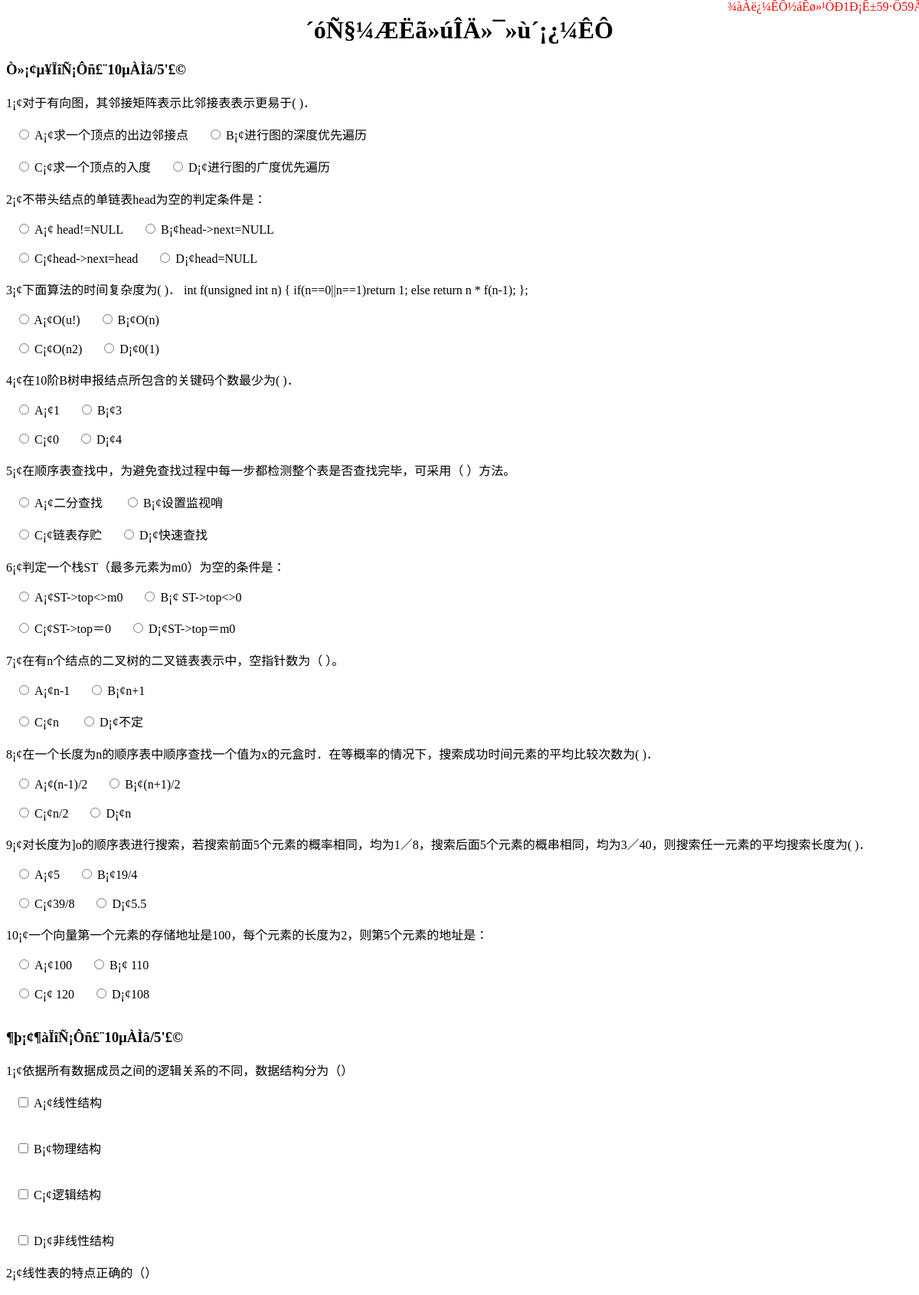
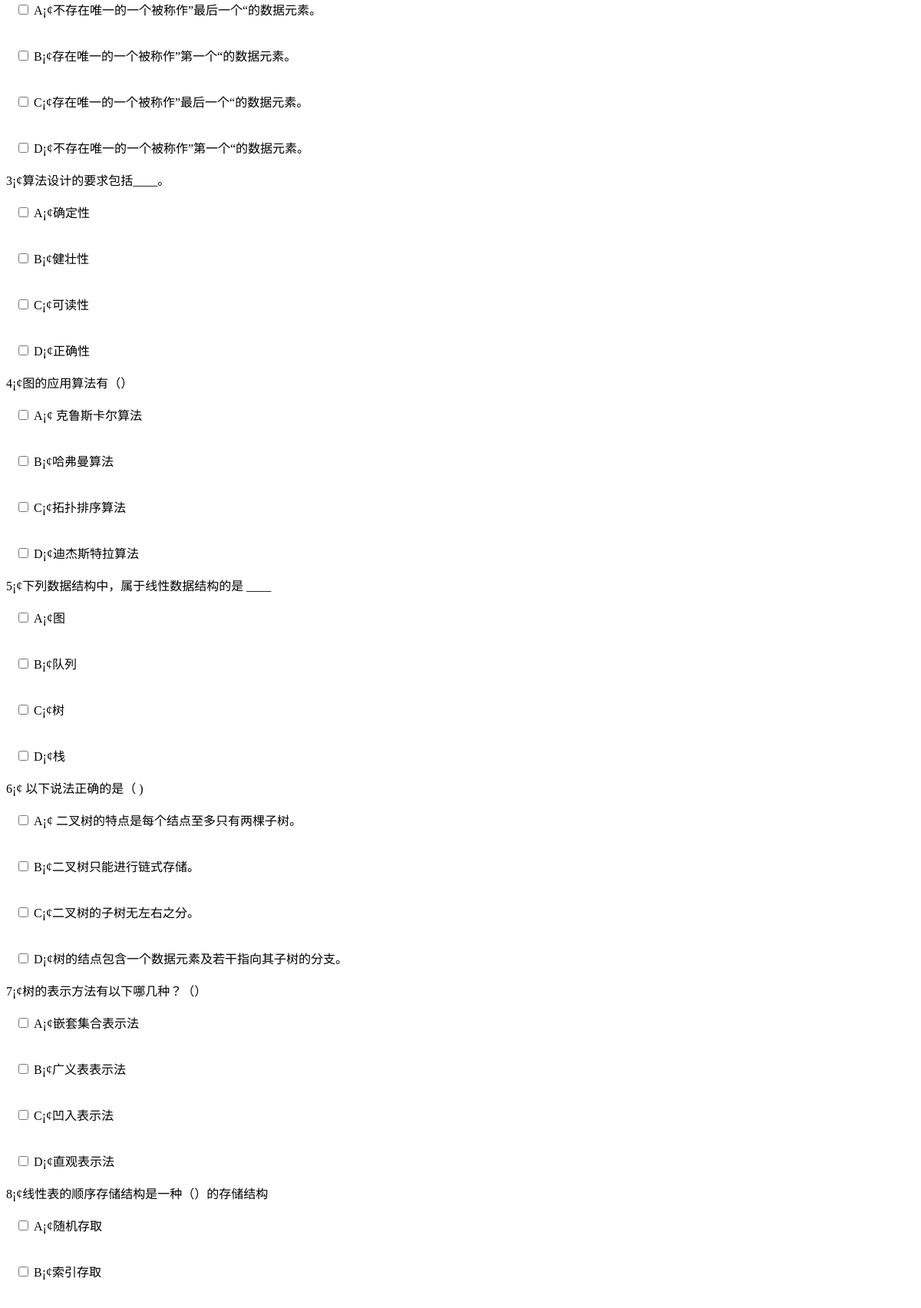
Page /test.php (upper part) on the committed database (2 pictures, top to bottom).
### tables this page shows
CREATE TABLE `exam` (
  `id` int(11) NOT NULL AUTO_INCREMENT,
  `question` varchar(255) NOT NULL,
  `A` varchar(255) NOT NULL,
  `B` varchar(255) NOT NULL,
  `C` varchar(255) NOT NULL,
  `D` varchar(255) NOT NULL,
  `answer` varchar(255) NOT NULL,
  `type` varchar(255) NOT NULL,
  PRIMARY KEY (`id`)
);

### test.php (the view, shortened to what this page needs)
<!DOCTYPE html PUBLIC "-//W3C//DTD XHTML 1.0 Transitional//EN" "http://www.w3.org/TR/xhtml1/DTD/xhtml1-transitional.dtd">
<html xmlns="http://www.w3.org/1999/xhtml">
<head>
</head>
<body>
<h1>´óÑ§¼ÆËã»úÎÄ»¯»ù´¡¿¼ÊÔ</h1>
<h3>Ò»¡¢µ¥ÏîÑ¡Ôñ£¨10µÀÌâ/5'£©</h3>
<div id="timer" style="color:red"> </div>
<form action="examprocess.php" name="form">
<?php
	$se_pos=range(1, 19);
	shuffle($se_pos);
	for ($i=0;$i<10;$i++){
	$qest=mysql_query("select * from exam where id ='$se_pos[$i]'");
	$myrow_qest=mysql_fetch_array($qest);
	$xu=$i+1;
	 echo $xu."¡¢";
	echo $myrow_qest["question"].'<br>';
	$arry = array('A','B','C','D');
	$ar=array(1=>'A',2=>'B',3=>'C',4=>'D');
	shuffle($arry);
	echo "<br>";
	$k=1;?>
	<?php
	foreach ($arry as $value) {
		?>
		<input type='radio' name=<?php echo 'answer'.$i;?> value=<?php echo $value;?> />
		<?php echo $ar[$k]."¡¢".$myrow_qest["$value"]; ?>&nbsp;&nbsp;
		<?php if ($k==2) echo "<br><br>"; ?>&nbsp;&nbsp;
		<?php $k++;
	}echo '<br></br>';
}
		?>
<h3>¶þ¡¢¶àÏîÑ¡Ôñ£¨10µÀÌâ/5'£©</h3>
<?php
$mulitiple=range(20, 31);
shuffle($mulitiple);
for ($i=0;$i<10;$i++){
$query="select * from exam where id='$mulitiple[$i]' ";
$result=mysql_query($query);
$row=mysql_fetch_array($result);
$xu=$i+1;
echo $xu."¡¢";
echo $row["question"].'<br>';
$arry = array('A','B','C','D');
$ar=array(1=>'A',2=>'B',3=>'C',4=>'D');
shuffle($arry);
$k=1;?>
<?php {if (!($k>0&&$k<5)) $k=1;}
foreach ($arry as $value) {
	echo "<br>";
	?>
		<input type="checkbox" name=<?php echo $i.'ans[]';?> value=<?php echo $value;?> />
		<?php echo $ar[$k]."¡¢".$row["$value"]; ?><br></br>
		<?php $k++;
	}
}
?>
</form>
</body>
</html>

### test.php (style rules this page uses)
body { text-aglin:center; background:ABC9E8; }
h1 { text-align:center; }
#timer { position:fixed; right:0px; top:0px; width:250px; height:30px; }
input { background-color:ABC9E8; }

### rows in the picture
exam: question "对于有向图，其邻接矩阵表示比邻接表表示更易于( )．", B "求一个顶点的出边邻接点", C "进行图的深度优先遍历", A "求一个顶点的入度", D "进行图的广度优先遍历"
exam: question "不带头结点的单链表head为空的判定条件是：", D "head!=NULL", B "head->next=NULL", C "head->next=head", A "head=NULL"
exam: question "下面算法的时间复杂度为( )． int f(unsigned int n) { if(n==0||n==1)return 1; else return n * f(n-1); };", D "O(u!)", B "O(n)", C "O(n2)", A "0(1)"
exam: question "在10阶B树申报结点所包含的关键码个数最少为( )．", B "1", C "3", A "0", D "4"
exam: question "在顺序表查找中，为避免查找过程中每一步都检测整个表是否查找完毕，可采用（ ）方法。", C "二分查找", A "设置监视哨", B "链表存贮", D "快速查找"
exam: question "判定一个栈ST（最多元素为m0）为空的条件是：", C "ST->top<>m0", A "ST->top<>0", B "ST->top＝0", D "ST->top＝m0"
exam: question "在有n个结点的二叉树的二叉链表表示中，空指针数为（ ）。", D "n-1", B "n+1", C "n", A "不定"
exam: question "在一个长度为n的顺序表中顺序查找一个值为x的元盒时．在等概率的情况下，搜索成功时间元素的平均比较次数为( )．", D "(n-1)/2", C "(n+1)/2", B "n/2", A "n"
exam: question "对长度为]o的顺序表进行搜索，若搜索前面5个元素的概率相同，均为1／8，搜索后面5个元素的概串相同，均为3／40，则搜索任一元素的平均搜索长度为( )．", B "5", D "19/4", C "39/8", A "5.5"
exam: question "一个向量第一个元素的存储地址是100，每个元素的长度为2，则第5个元素的地址是：", C "100", A "110", D "120", B "108"
exam: question "依据所有数据成员之间的逻辑关系的不同，数据结构分为（）", D "线性结构", C "物理结构", B "逻辑结构", A "非线性结构"
exam: question "线性表的特点正确的（）", D "不存在唯一的一个被称作”最后一个“的数据元素。", A "存在唯一的一个被称作”第一个“的数据元素。", C "存在唯一的一个被称作”最后一个“的数据元素。", B "不存在唯一的一个被称作”第一个“的数据元素。"
exam: question "算法设计的要求包括____。", D "确定性", C "健壮性", B "可读性", A "正确性"
exam: question "图的应用算法有（）", A "克鲁斯卡尔算法", B "哈弗曼算法", D "拓扑排序算法", C "迪杰斯特拉算法"
exam: question "下列数据结构中，属于线性数据结构的是 ____", D "图", B "队列", C "树", A "栈"
exam: question "以下说法正确的是（ )", A "二叉树的特点是每个结点至多只有两棵子树。", C "二叉树只能进行链式存储。", B "二叉树的子树无左右之分。", D "树的结点包含一个数据元素及若干指向其子树的分支。"
exam: question "树的表示方法有以下哪几种？（）", B "嵌套集合表示法", D "广义表表示法", C "凹入表示法", A "直观表示法"
exam: question "线性表的顺序存储结构是一种（）的存储结构", A "随机存取", C "索引存取"

### other values in the picture
$xu "1"
$ar[$k] "A"
$ar[$k] "B"
$ar[$k] "C"
$ar[$k] "D"
$xu "2"
$xu "3"
$xu "4"
$xu "5"
$xu "6"
$xu "7"
$xu "8"
$xu "9"
$xu "10"
